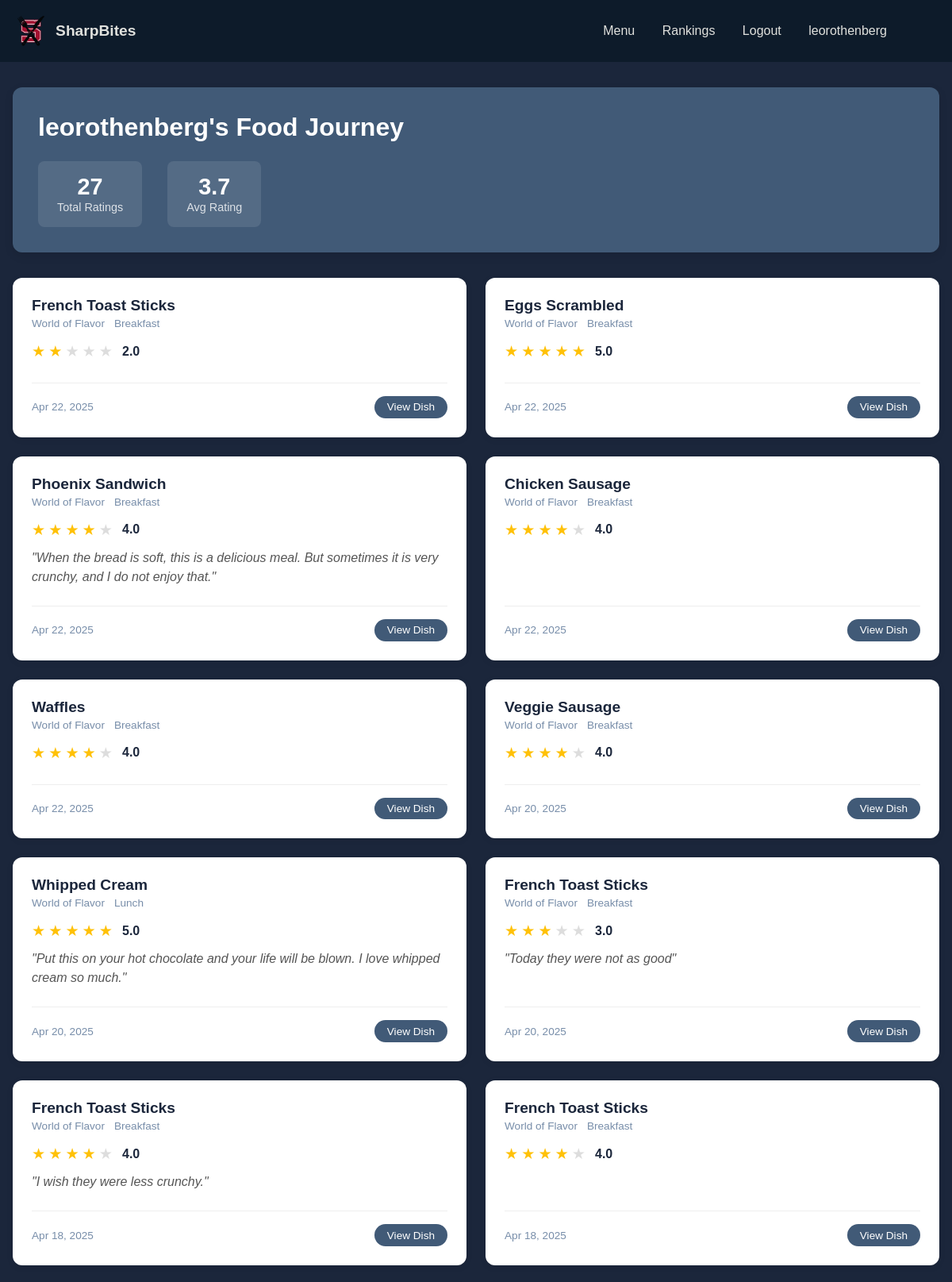
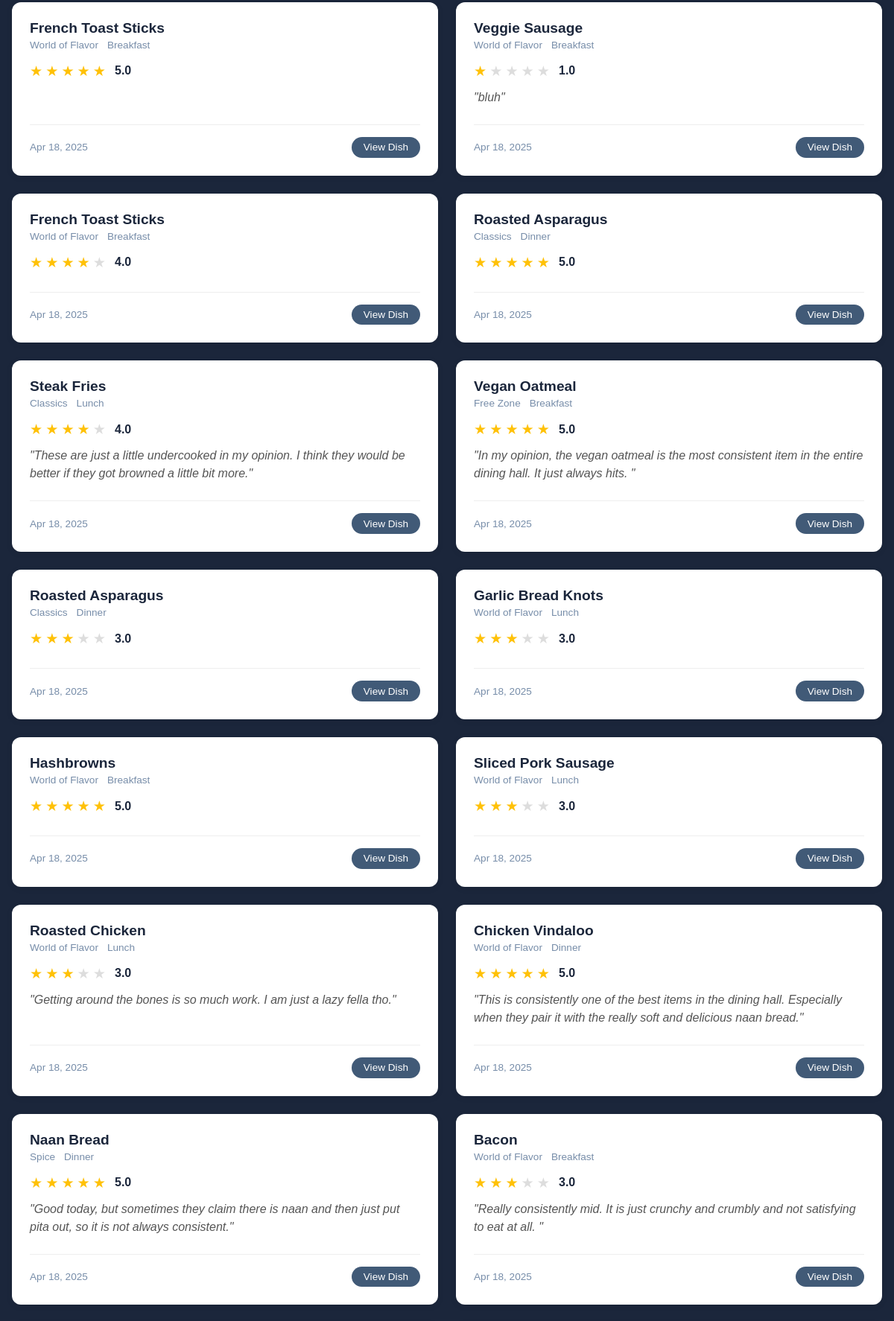
The app's page /profile (signed in, upper part) with its own data (2 pictures, top to bottom).
### models.py (models this page shows, shortened)
class User(db.Model):
    id = db.Column(db.Integer, primary_key=True)
    username = db.Column(db.String(30), unique=True, nullable=False)
    password = db.Column(db.String(150), nullable=False)
    created_at = db.Column(db.DateTime, default=datetime.now, nullable=False)
    reviews = db.relationship("Review", backref="author", lazy=True)

class Review(db.Model):
    id = db.Column(db.Integer, primary_key=True)
    dish_id = db.Column(db.Integer, db.ForeignKey('dish.id'), nullable=False)
    rating = db.Column(db.Float, nullable=False)
    content = db.Column(db.Text)
    date = db.Column(db.Date, default=date.today)
    author_id = db.Column(db.Integer, db.ForeignKey('user.id'), nullable=False)

class Dish(db.Model):
    id = db.Column(db.Integer, primary_key=True)
    name = db.Column(db.String(255), nullable=False)
    description = db.Column(db.Text)
    location = db.Column(db.String(100), nullable=False) # eg: world of flavor
    rating = db.Column(db.Float)  # Average rating
    daily_rating = db.Column(db.Float)  # Average rating for today only
    time = db.Column(db.String(50), nullable=False)  # breakfast, lunch, dinner
    properties = db.Column(db.String(255))  # comma-separated: vegan, gluten free, etc.
    itemtoday = db.Column(db.Boolean, default=False)  # Whether it's on today's menu
    reviews = db.relationship("Review", backref="dish", cascade="all, delete-orphan", lazy=True)

### app.py (the view)
@app.route('/profile')
def profile():
    if 'user_id' not in session:
        return redirect(url_for('login'))
    user = User.query.get(session['user_id'])
    reviews = Review.query.filter_by(author_id=user.id)\
               .join(Dish)\
               .order_by(Review.date.desc())\
               .all()
    avg_rating = db.session.query(db.func.avg(Review.rating))\
                 .filter(Review.author_id == user.id)\
                 .scalar() or 0
    return render_template('profile.html',
                         user=user,
                         reviews=reviews,
                         avg_rating=avg_rating)

### templates/profile.html
{% extends "base.html" %}
{% block head %}
  {{ super() }}
  <link rel="stylesheet" href="{{ url_for('static', filename='styles/profile.css') }}">
{% endblock %}
{% block content %}
<div class="profile-container">
  <div class="profile-header">
    <div class="user-info">
      <h1>{{ user.username }}'s Food Journey</h1>
      <div class="stats">
        <div class="stat-box">
          <span class="stat-number">{{ reviews|length }}</span>
          <span class="stat-label">Total Ratings</span>
        </div>
        <div class="stat-box">
          <span class="stat-number">{{ "%.1f" % (avg_rating or 0) }}</span>
          <span class="stat-label">Avg Rating</span>
        </div>
      </div>
    </div>
  </div>
  <div class="ratings-container">
    {% if reviews %}
      {% for review in reviews %}
      <div class="rating-card">
        <div class="rating-content">
          <div class="dish-header">
            <h3>{{ review.dish.name }}</h3>
            <div class="dish-meta">
              <span class="location">{{ review.dish.location }}</span>
              <span class="meal-time">{{ review.dish.time }}</span>
            </div>
          </div>
          <div class="rating-display">
            <div class="stars">
              {% for i in range(5) %}
                <span class="star {% if i < review.rating %}filled{% endif %}">★</span>
              {% endfor %}
              <span class="rating-value">{{ review.rating }}</span>
            </div>
            {% if review.content %}
            <p class="review-text">"{{ review.content }}"</p>
            {% endif %}
          </div>
          <div class="rating-footer">
            <span class="date">{{ review.date.strftime('%b %d, %Y') }}</span>
            <a href="/reviews/{{ review.dish.name|urlencode }}" class="view-btn">View Dish</a>
          </div>
        </div>
      </div>
      {% endfor %}
    {% else %}
      <div class="empty-state">
        <h3>No Ratings Yet</h3>
        <p>Start exploring and rate your favorite dishes!</p>
        <a href="/menu" class="explore-btn">Browse Menu</a>
      </div>
    {% endif %}
  </div>
</div>
{% endblock %}

### templates/base.html (shortened to what this page needs)
<!DOCTYPE html>
<html lang="en">
{% block head %}
<head>
    <link rel="stylesheet" href="{{ url_for('static', filename='styles/base.css') }}">
</head>
{% endblock %}
<body>
    <div id="header">
        <a id="home" href ="{{ url_for('home') }}">
            <img src = "{{ url_for('static', filename='images/logo2.png') }}">
        <h1>SharpBites</h1>
        </a>
        <ul class="menu">
                <li><a class="link" href="{{ url_for('menu') }}">Menu</a></li>
                <li><a class="link" href="{{ url_for('rankings') }}">Rankings</a></li>
                {% if session['user_id'] %}
                    <li>
                        <a class="link" href="{{ url_for('logout') }}">Logout</a>
                    </li>
                    <li>
                        <a class="link username-link" href="{{ url_for('profile') }}">{{ session['username'] }}</a>
                    </li>
                    {% else %}
                    <li><a class="link" href="{{ url_for('register') }}">Register</a></li>
                    <li>
                        <a class="link" href="{{ url_for('login') }}">Login</a>
                    </li>
                    {% endif %}
        </ul>
    </div>
    {% block content %}
    {% endblock %}
</body>
</html>

### static/styles/base.css (style rules this page uses)
body { background-color: #1B263B; color: #E0E1DD; font-family: "Larsseit",Helvetica,Arial,sans-serif; display: block; overflow-y: scroll; margin:0; overflow-x: hidden; }
#header { display: flex; white-space: nowrap; width: 100vw; padding: 3px; color: #E0E1DD; align-items: center; z-index: 4; background-color: #0D1B2A; position:relative; margin-bottom: 10px; }
#header ul { list-style-type: none; margin-left: auto; align-content: center; padding-right: 5%; }
#header li { display: inline-block; margin-right: 20px; }
#header img { height: 60px; padding:1px; }
#header a { text-decoration: none; align-items: center; border-radius: 3px; padding: 5px; display:flex; color: #E0E1DD; }
#header h1 { font-size: larger; }

### static/styles/profile.css (style rules this page uses)
.profile-container { max-width: 1200px; margin: 2rem auto; padding: 0 1rem; color: #333; }
.profile-header { background: #415A77 100%; border-radius: 12px; padding: 2rem; margin-bottom: 2rem; color: white; box-shadow: 0 4px 12px rgba(0,0,0,0.1); }
.user-info h1 { margin: 0; font-size: 2rem; font-weight: 600; }
.stats { display: flex; gap: 2rem; margin-top: 1.5rem; }
.stat-box { background: rgba(255,255,255,0.1); padding: 1rem 1.5rem; border-radius: 8px; text-align: center; }
.stat-number { display: block; font-size: 1.8rem; font-weight: 700; }
.stat-label { font-size: 0.9rem; opacity: 0.8; }
.ratings-container { display: grid; grid-template-columns: repeat(auto-fill, minmax(400px, 1fr)); gap: 1.5rem; }
.rating-card { background: white; border-radius: 12px; overflow: hidden; box-shadow: 0 2px 8px rgba(0,0,0,0.08); transition: transform 0.3s ease, box-shadow 0.3s ease; display: flex; }
.rating-content { flex: 1; padding: 1.5rem; display: flex; flex-direction: column; }
.dish-header h3 { margin: 0 0 0.25rem 0; color: #1B263B; font-size: 1.2rem; }
.dish-meta { display: flex; gap: 0.75rem; font-size: 0.85rem; color: #778DA9; margin-bottom: 1rem; }
.rating-display { flex: 1; }
.stars { display: flex; align-items: center; gap: 0.25rem; margin-bottom: 0.75rem; }
.star { color: #ddd; font-size: 1.2rem; }
.star.filled { color: #FFC107; }
.rating-value { margin-left: 0.5rem; font-weight: 600; color: #1B263B; }
.review-text { font-style: italic; color: #555; margin: 0.5rem 0; line-height: 1.5; }
.rating-footer { display: flex; justify-content: space-between; align-items: center; margin-top: 1rem; padding-top: 1rem; border-top: 1px solid #eee; font-size: 0.85rem; }
.date { color: #778DA9; }
.view-btn { background: #415A77; color: white; padding: 0.4rem 1rem; border-radius: 20px; text-decoration: none; font-size: 0.85rem; transition: background 0.2s; }

### records on screen
User: username "leorothenberg"
Review: dish.name "French Toast Sticks", dish.location "World of Flavor", dish.time "Breakfast", rating "2.0", date "Apr 22, 2025"
Review: dish.name "Eggs Scrambled", dish.location "World of Flavor", dish.time "Breakfast", rating "5.0", date "Apr 22, 2025"
Review: dish.name "Phoenix Sandwich", dish.location "World of Flavor", dish.time "Breakfast", rating "4.0", content "When the bread is soft, this is a delicious meal. But sometimes it is very crunchy, and I do not enjoy that.", date "Apr 22, 2025"
Review: dish.name "Chicken Sausage", dish.location "World of Flavor", dish.time "Breakfast", rating "4.0", date "Apr 22, 2025"
Review: dish.name "Waffles", dish.location "World of Flavor", dish.time "Breakfast", rating "4.0", date "Apr 22, 2025"
Review: dish.name "Veggie Sausage", dish.location "World of Flavor", dish.time "Breakfast", rating "4.0", date "Apr 20, 2025"
Review: dish.name "Whipped Cream", dish.location "World of Flavor", dish.time "Lunch", rating "5.0", content "Put this on your hot chocolate and your life will be blown. I love whipped cream so much.", date "Apr 20, 2025"
Review: dish.name "French Toast Sticks", dish.location "World of Flavor", dish.time "Breakfast", rating "3.0", content "Today they were not as good", date "Apr 20, 2025"
Review: dish.name "French Toast Sticks", dish.location "World of Flavor", dish.time "Breakfast", rating "4.0", content "I wish they were less crunchy.", date "Apr 18, 2025"
Review: dish.name "French Toast Sticks", dish.location "World of Flavor", dish.time "Breakfast", rating "4.0", date "Apr 18, 2025"
Review: dish.name "French Toast Sticks", dish.location "World of Flavor", dish.time "Breakfast", rating "5.0", date "Apr 18, 2025"
Review: dish.name "Veggie Sausage", dish.location "World of Flavor", dish.time "Breakfast", rating "1.0", content "bluh", date "Apr 18, 2025"
Review: dish.name "French Toast Sticks", dish.location "World of Flavor", dish.time "Breakfast", rating "4.0", date "Apr 18, 2025"
Review: dish.name "Roasted Asparagus", dish.location "Classics", dish.time "Dinner", rating "5.0", date "Apr 18, 2025"
Review: dish.name "Steak Fries", dish.location "Classics", dish.time "Lunch", rating "4.0", content "These are just a little undercooked in my opinion. I think they would be better if they got browned a little bit more.", date "Apr 18, 2025"
Review: dish.name "Vegan Oatmeal", dish.location "Free Zone", dish.time "Breakfast", rating "5.0", content "In my opinion, the vegan oatmeal is the most consistent item in the entire dining hall. It just always hits.", date "Apr 18, 2025"
Review: dish.name "Roasted Asparagus", dish.location "Classics", dish.time "Dinner", rating "3.0", date "Apr 18, 2025"
Review: dish.name "Garlic Bread Knots", dish.location "World of Flavor", dish.time "Lunch", rating "3.0", date "Apr 18, 2025"
Review: dish.name "Hashbrowns", dish.location "World of Flavor", dish.time "Breakfast", rating "5.0", date "Apr 18, 2025"
Review: dish.name "Sliced Pork Sausage", dish.location "World of Flavor", dish.time "Lunch", rating "3.0", date "Apr 18, 2025"
Review: dish.name "Roasted Chicken", dish.location "World of Flavor", dish.time "Lunch", rating "3.0", content "Getting around the bones is so much work. I am just a lazy fella tho.", date "Apr 18, 2025"
Review: dish.name "Chicken Vindaloo", dish.location "World of Flavor", dish.time "Dinner", rating "5.0", content "This is consistently one of the best items in the dining hall. Especially when they pair it with the really soft and delicious naan bread.", date "Apr 18, 2025"
Review: dish.name "Naan Bread", dish.location "Spice", dish.time "Dinner", rating "5.0", content "Good today, but sometimes they claim there is naan and then just put pita out, so it is not always consistent.", date "Apr 18, 2025"
Review: dish.name "Bacon", dish.location "World of Flavor", dish.time "Breakfast", rating "3.0", content "Really consistently mid. It is just crunchy and crumbly and not satisfying to eat at all.", date "Apr 18, 2025"

### other values on screen
{{ reviews|length }} "27"
{{ "%.1f" % (avg_rating or 0) }} "3.7"
